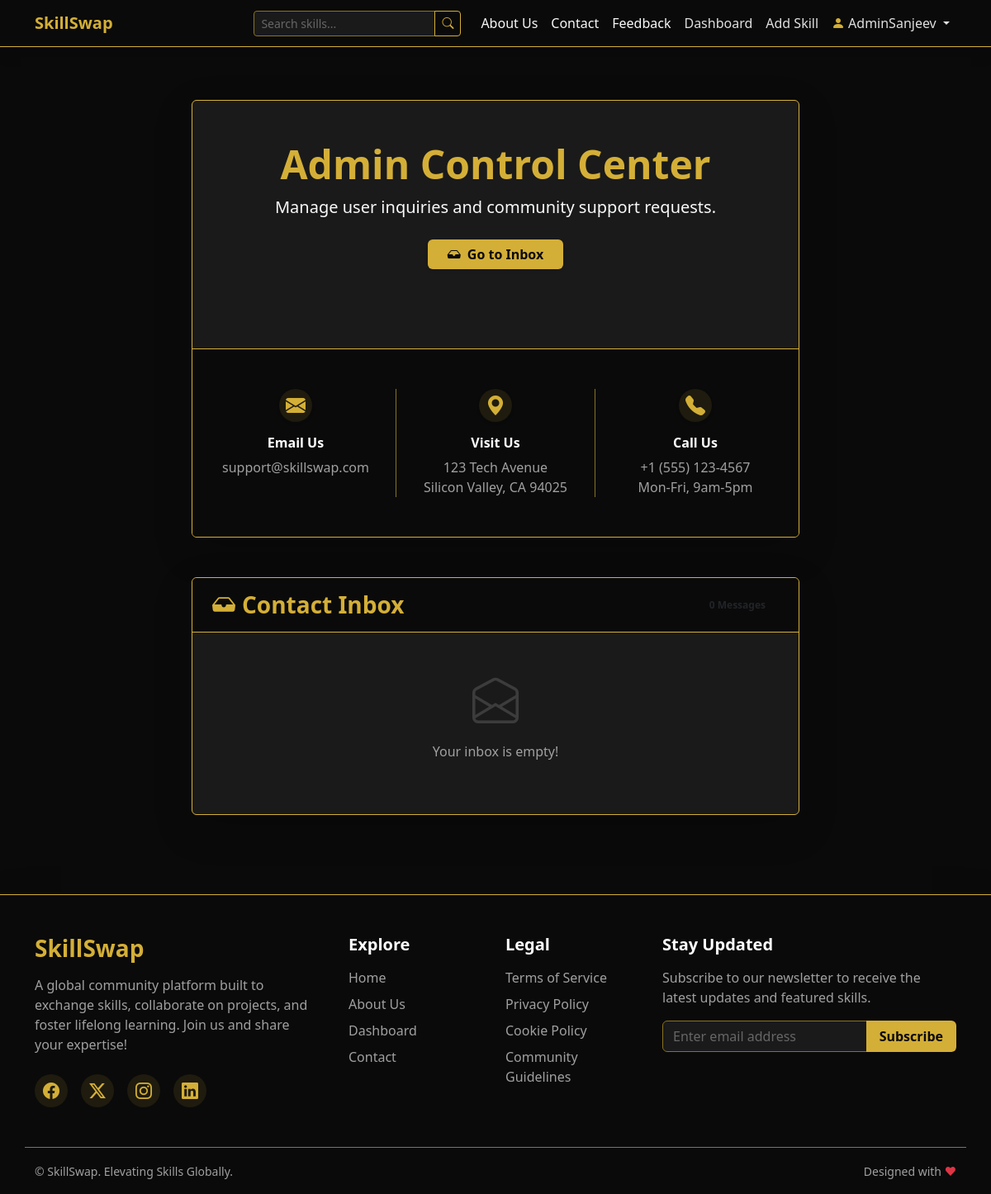
The page /contact (signed in) on the database as committed earlier.
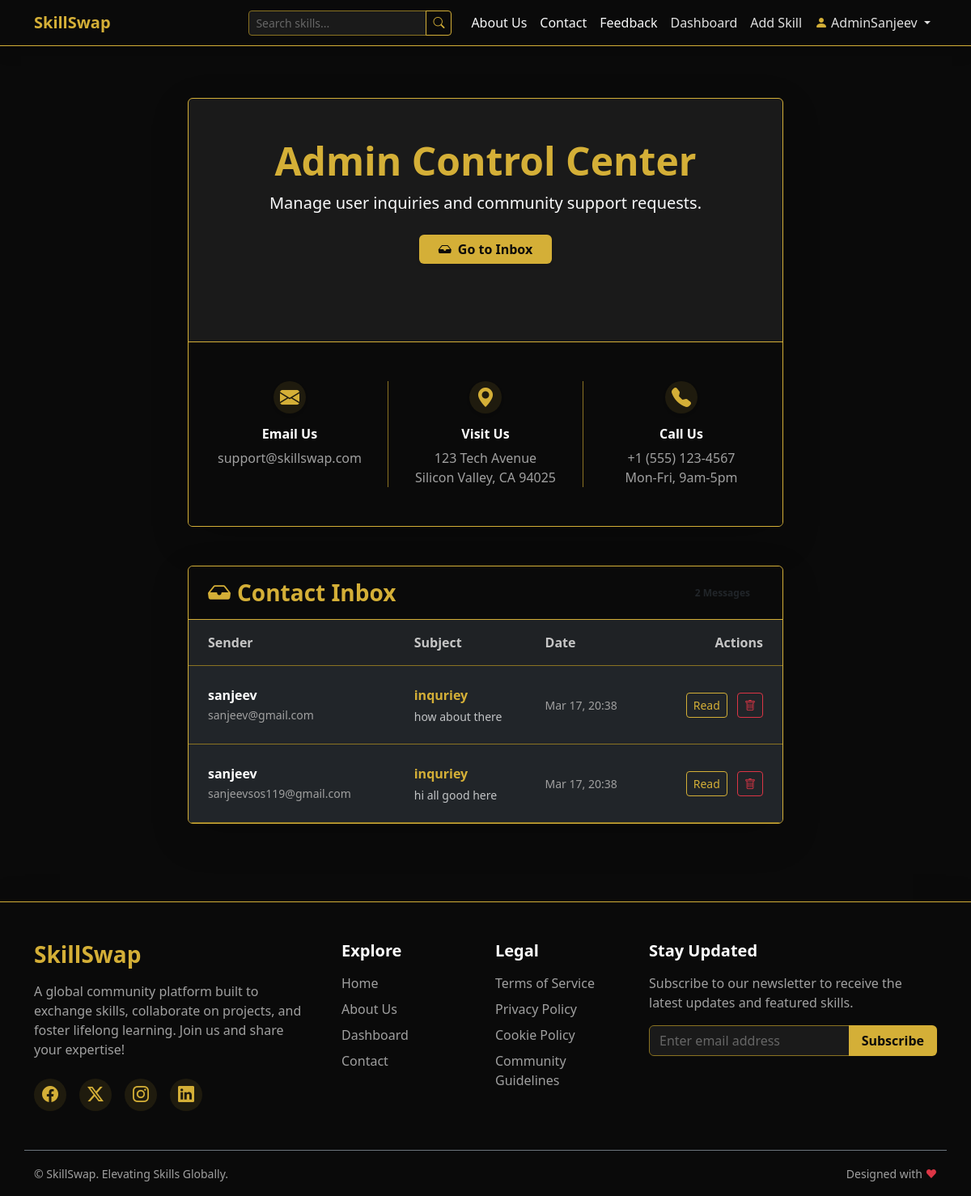
The same page on the database as committed later.
### models.py (models this page shows)
class User(db.Model, UserMixin):
    id = db.Column(db.Integer, primary_key=True)
    username = db.Column(db.String(20), unique=True, nullable=False)
    email = db.Column(db.String(120), unique=True, nullable=False)
    password = db.Column(db.String(60), nullable=False)
    is_admin = db.Column(db.Boolean, default=False)
    skills = db.relationship('Skill', backref='author', lazy=True)
    comments = db.relationship('Comment', backref='author', lazy=True)
    feedbacks = db.relationship('Feedback', backref='author', lazy=True)
    likes = db.relationship('Like', backref='user', lazy=True)

class ContactMessage(db.Model):
    id = db.Column(db.Integer, primary_key=True)
    name = db.Column(db.String(100), nullable=False)
    email = db.Column(db.String(120), nullable=False)
    subject = db.Column(db.String(150), nullable=False)
    message = db.Column(db.Text, nullable=False)
    date_posted = db.Column(db.DateTime, nullable=False, default=datetime.utcnow)

### app.py (the view, shortened to what this page needs)
@app.route("/contact", methods=['GET', 'POST'])
def contact():
    form = ContactForm()
    messages = []
    if current_user.is_authenticated and current_user.is_admin:
        messages = ContactMessage.query.order_by(ContactMessage.date_posted.desc()).all()
    return render_template('contact.html', form=form, messages=messages)

### templates/contact.html (shortened to what this page needs)
{% extends "base.html" %}
{% block content %}
<div class="row justify-content-center">
    <div class="col-lg-8">
        <div class="card bg-dark border-gold shadow-lg mt-4">
            <div class="card-body p-5">
                {% if current_user.is_authenticated and current_user.is_admin %}
                <div class="text-center mb-5">
                    <h2 class="text-gold fw-bold display-5">Admin Control Center</h2>
                    <p class="text-light lead">Manage user inquiries and community support requests.</p>
                    <div class="mt-4">
                        <a href="#admin-inbox" class="btn btn-gold px-4 fw-bold shadow-sm">
                            <i class="bi bi-inbox-fill me-2"></i>Go to Inbox
                        </a>
                    </div>
                </div>
                {% endif %}
            </div>
            <div class="card-footer bg-darkest text-center py-5 border-gold-top">
                <div class="row text-light g-4">
                    <div class="col-md-4">
                        <div class="social-icon border-gold mb-3 mx-auto shadow-sm">
                            <i class="bi bi-envelope-fill text-gold fs-4"></i>
                        </div>
                        <h6 class="text-white mb-2 fw-bold">Email Us</h6>
                        <p class="text-secondary mb-0">support@skillswap.com</p>
                    </div>
                    <div class="col-md-4 border-start border-end border-gold-subtle px-4">
                        <div class="social-icon border-gold mb-3 mx-auto shadow-sm">
                            <i class="bi bi-geo-alt-fill text-gold fs-4"></i>
                        </div>
                        <h6 class="text-white mb-2 fw-bold">Visit Us</h6>
                        <p class="text-secondary mb-0">123 Tech Avenue<br>Silicon Valley, CA 94025</p>
                    </div>
                    <div class="col-md-4">
                        <div class="social-icon border-gold mb-3 mx-auto shadow-sm">
                            <i class="bi bi-telephone-fill text-gold fs-4"></i>
                        </div>
                        <h6 class="text-white mb-2 fw-bold">Call Us</h6>
                        <p class="text-secondary mb-0">+1 (555) 123-4567<br>Mon-Fri, 9am-5pm</p>
                    </div>
                </div>
            </div>
        </div>
        {% if current_user.is_authenticated and current_user.is_admin %}
        <div id="admin-inbox" class="card bg-dark border-gold shadow-lg mt-5 mb-5 overflow-hidden">
            <div class="card-header bg-darkest border-bottom border-gold d-flex justify-content-between align-items-center py-3 px-4">
                <h3 class="text-gold mb-0 fw-bold"><i class="bi bi-inbox-fill me-2"></i>Contact Inbox</h3>
                <span class="badge bg-gold text-dark rounded-pill px-3">{{ messages|length }} Messages</span>
            </div>
            <div class="card-body p-0">
                {% if messages %}
                <div class="table-responsive">
                    <table class="table table-dark table-hover mb-0 align-middle">
                        <thead class="bg-darkest text-gold opacity-75">
                            <tr>
                                <th class="ps-4 py-3 border-gold-subtle">Sender</th>
                                <th class="py-3 border-gold-subtle">Subject</th>
                                <th class="py-3 border-gold-subtle">Date</th>
                                <th class="pe-4 py-3 text-end border-gold-subtle">Actions</th>
                            </tr>
                        </thead>
                        <tbody>
                            {% for msg in messages %}
                            <tr class="border-gold-subtle">
                                <td class="ps-4 py-4">
                                    <div class="fw-bold text-white">{{ msg.name }}</div>
                                    <small class="text-secondary">{{ msg.email }}</small>
                                </td>
                                <td>
                                    <div class="text-gold fw-bold mb-1">{{ msg.subject }}</div>
                                    <p class="text-light mb-0 small opacity-75" style="max-width: 300px; overflow: hidden; text-overflow: ellipsis; white-space: nowrap;">
                                        {{ msg.message }}
                                    </p>
                                </td>
                                <td class="text-secondary small">
                                    {{ msg.date_posted.strftime('%b %d, %H:%M') }}
                                </td>
                                <td class="pe-4 text-end">
                                    <button class="btn btn-sm btn-outline-gold me-2" type="button" data-bs-toggle="collapse" data-bs-target="#msg-{{ msg.id }}">
                                        Read
                                    </button>
                                    <form action="{{ url_for('admin_delete_contact', msg_id=msg.id) }}" method="POST" style="display: inline;">
                                        <button type="submit" class="btn btn-sm btn-outline-danger" onclick="return confirm('Delete this message?')">
                                            <i class="bi bi-trash"></i>
                                        </button>
                                    </form>
                                </td>
                            </tr>
                            {% endfor %}
                        </tbody>
                    </table>
                </div>
                {% else %}
                <div class="text-center py-5">
                    <i class="bi bi-envelope-open text-secondary display-4 opacity-25"></i>
                    <p class="text-muted mt-3">Your inbox is empty!</p>
                </div>
                {% endif %}
            </div>
        </div>
        {% endif %}
    </div>
</div>
{% endblock %}

### templates/base.html (shortened to what this page needs)
<!DOCTYPE html>
<html lang="en">
<head>
    <link href="https://cdn.jsdelivr.net/npm/bootstrap@5.3.0/dist/css/bootstrap.min.css" rel="stylesheet">
    <link rel="stylesheet" href="{{ url_for('static', filename='css/style.css') }}">
    <link rel="stylesheet" href="https://cdn.jsdelivr.net/npm/bootstrap-icons@1.11.1/font/bootstrap-icons.css">
</head>
<body>
    <nav class="navbar navbar-expand-lg navbar-dark bg-darkest border-bottom border-gold mb-4 shadow">
        <div class="container">
            <a class="navbar-brand text-gold fw-bold" href="{{ url_for('home') }}">SkillSwap</a>
            <div class="collapse navbar-collapse" id="navbarNav">
                <ul class="navbar-nav ms-auto align-items-lg-center">
                    <li class="nav-item me-lg-3 my-2 my-lg-0">
                        <form action="{{ url_for('search') }}" method="GET" class="d-flex">
                            <div class="input-group input-group-sm">
                                <input class="form-control bg-dark border-gold-subtle text-light" type="search"
                                    placeholder="Search skills..." aria-label="Search" name="q">
                                <button class="btn btn-outline-gold" type="submit"><i class="bi bi-search"></i></button>
                            </div>
                        </form>
                    </li>
                    <li class="nav-item">
                        <a class="nav-link text-light" href="{{ url_for('about') }}">About Us</a>
                    </li>
                    <li class="nav-item">
                        <a class="nav-link text-light" href="{{ url_for('contact') }}">Contact</a>
                    </li>
                    <li class="nav-item">
                        <a class="nav-link text-light" href="{{ url_for('feedback') }}">Feedback</a>
                    </li>
                    {% if current_user.is_authenticated %}
                    <li class="nav-item">
                        <a class="nav-link" href="{{ url_for('dashboard') }}">Dashboard</a>
                    </li>
                    <li class="nav-item">
                        <a class="nav-link" href="{{ url_for('new_skill') }}">Add Skill</a>
                    </li>
                    <li class="nav-item dropdown">
                        <a class="nav-link dropdown-toggle" href="#" id="navbarDropdown" role="button"
                            data-bs-toggle="dropdown" aria-expanded="false">
                            <i class="bi bi-person-fill text-gold me-1"></i>{{ current_user.username }}
                        </a>
                    </li>
                    {% endif %}
                </ul>
            </div>
        </div>
    </nav>
    <div class="container main-content flex-grow-1">
        {% block content %}{% endblock %}
    </div>
    <footer class="bg-darkest text-white mt-auto pt-5 pb-3 border-top border-gold shadow-lg w-100">
        <div class="container">
            <div class="row mb-5">
                <div class="col-lg-4 col-md-6 mb-4 mb-md-0">
                    <h3 class="text-gold fw-bold mb-3">SkillSwap</h3>
                    <p class="text-secondary pe-lg-4">
                        A global community platform built to exchange skills, collaborate on projects, and foster
                        lifelong learning. Join us and share your expertise!
                    </p>
                    <div class="d-flex mt-4 gap-3">
                        <a href="#" class="social-icon text-gold fs-5"><i class="bi bi-facebook"></i></a>
                        <a href="#" class="social-icon text-gold fs-5"><i class="bi bi-twitter-x"></i></a>
                        <a href="#" class="social-icon text-gold fs-5"><i class="bi bi-instagram"></i></a>
                        <a href="#" class="social-icon text-gold fs-5"><i class="bi bi-linkedin"></i></a>
                    </div>
                </div>
                <div class="col-lg-2 col-md-6 mb-4 mb-md-0">
                    <h5 class="text-white mb-3 fw-bold">Explore</h5>
                    <ul class="list-unstyled footer-links">
                        <li class="mb-2"><a href="{{ url_for('home') }}"
                                class="text-secondary text-decoration-none transition-hover">Home</a></li>
                        <li class="mb-2"><a href="{{ url_for('about') }}"
                                class="text-secondary text-decoration-none transition-hover">About Us</a></li>
                        <li class="mb-2"><a href="{{ url_for('dashboard') }}"
                                class="text-secondary text-decoration-none transition-hover">Dashboard</a></li>
                        <li class="mb-2"><a href="{{ url_for('contact') }}"
                                class="text-secondary text-decoration-none transition-hover">Contact</a></li>
                    </ul>
                </div>
                <div class="col-lg-2 col-md-6 mb-4 mb-md-0">
                    <h5 class="text-white mb-3 fw-bold">Legal</h5>
                    <ul class="list-unstyled footer-links">
                        <li class="mb-2"><a href="#" class="text-secondary text-decoration-none transition-hover">Terms
                                of Service</a></li>
                        <li class="mb-2"><a href="#"
                                class="text-secondary text-decoration-none transition-hover">Privacy Policy</a></li>
                        <li class="mb-2"><a href="#" class="text-secondary text-decoration-none transition-hover">Cookie
                                Policy</a></li>
                        <li class="mb-2"><a href="#"
                                class="text-secondary text-decoration-none transition-hover">Community Guidelines</a>
                        </li>
                    </ul>
                </div>
                <div class="col-lg-4 col-md-6">
                    <h5 class="text-white mb-3 fw-bold">Stay Updated</h5>
                    <p class="text-secondary mb-3">Subscribe to our newsletter to receive the latest updates and
                        featured skills.</p>
                    <form class="d-flex w-100 mt-2">
                        <div class="input-group">
                            <input type="email" class="form-control bg-dark border-gold-subtle text-white"
                                placeholder="Enter email address" aria-label="Email Address"
                                aria-describedby="button-addon2">
                            <button class="btn btn-gold fw-bold px-3" type="button"
                                id="button-addon2">Subscribe</button>
                        </div>
                    </form>
                </div>
            </div>
            <div class="row align-items-center pt-3 mt-3 border-top border-secondary">
                <div class="col-md-6 text-center text-md-start mb-2 mb-md-0">
                    <small class="text-secondary">&copy; SkillSwap. Elevating Skills Globally.</small>
                </div>
                <div class="col-md-6 text-center text-md-end">
                    <small class="text-secondary">Designed with <span class="text-danger">&hearts;</span></small>
                </div>
            </div>
        </div>
    </footer>
</body>
</html>

Rows that differ between the two databases and show on the page:
added ContactMessage: name "sanjeev", email "sanjeev@gmail.com", subject "inquriey", message "how about there", date_posted "Mar 17, 20:38"
added ContactMessage: name "sanjeev", email "sanjeevsos119@gmail.com", subject "inquriey", message "hi all good here", date_posted "Mar 17, 20:38"
Other text that changed with them:
{{ messages|length }}: "0" → "2"
text no longer shown: "Your inbox is empty!"
text now shown: "Sender Subject Date Actions"
